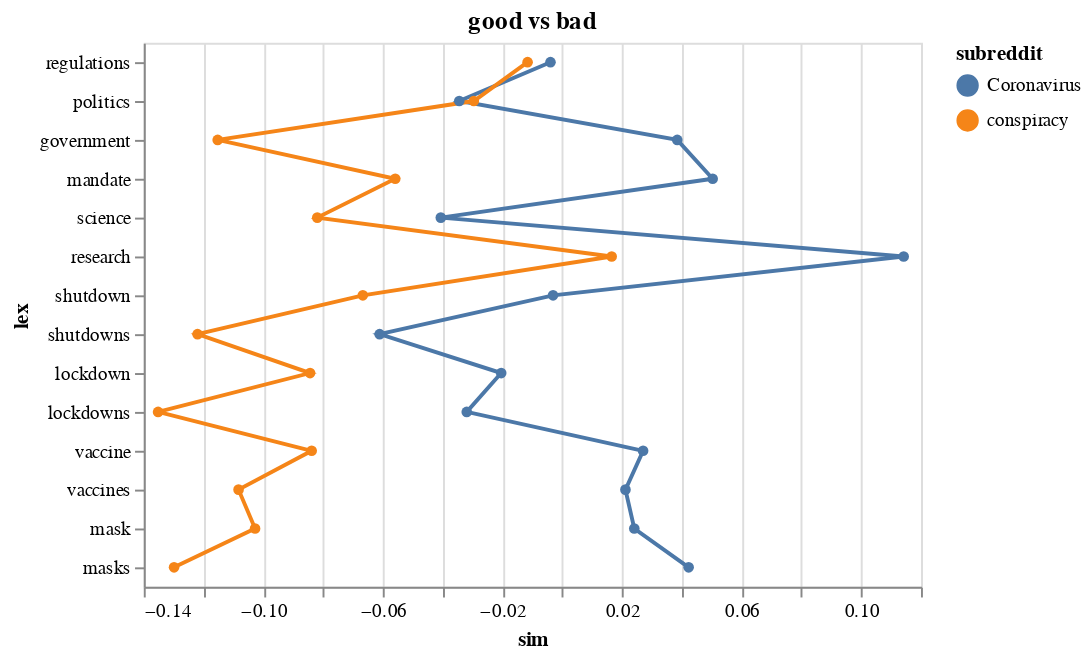

Notebook cell for this chart:
### Code cell
proj_sims_pos_chart = alt.Chart(proj_sims_pos).mark_line(point=True).encode(
	x='sim',
	y=alt.Y('lex', sort=None),
	color='subreddit'
).properties(title=f'{pole_words_pos[0]} vs {pole_words_pos[1]}')

proj_sims_pos_chart

### Figure 1 — Vega-Lite specification as saved in the notebook (floating-point values rounded to 4 significant figures)
{"config": {"view": {"continuousWidth": 400, "continuousHeight": 300}}, "data": {"name": "data-1a78cc22062c17f38e269d5b12ea1a56"}, "mark": {"type": "line", "point": true}, "encoding": {"color": {"field": "subreddit", "type": "nominal"}, "x": {"field": "sim", "type": "quantitative"}, "y": {"field": "lex", "sort": null, "type": "nominal"}}, "title": "good vs bad", "$schema": "https://vega.github.io/schema/vega-lite/v4.17.0.json", "datasets": {"data-1a78cc22062c17f38e269d5b12ea1a56": [{"subreddit": "Coronavirus", "lex": "regulations", "sim": -0.003948}, {"subreddit": "conspiracy", "lex": "regulations", "sim": -0.0116}, {"subreddit": "Coronavirus", "lex": "politics", "sim": -0.03446}, {"subreddit": "conspiracy", "lex": "politics", "sim": -0.02959}, {"subreddit": "Coronavirus", "lex": "government", "sim": 0.03846}, {"subreddit": "conspiracy", "lex": "government", "sim": -0.1153}, {"subreddit": "Coronavirus", "lex": "mandate", "sim": 0.05031}, {"subreddit": "conspiracy", "lex": "mandate", "sim": -0.05588}, {"subreddit": "Coronavirus", "lex": "science", "sim": -0.04063}, {"subreddit": "conspiracy", "lex": "science", "sim": -0.08195}, {"subreddit": "Coronavirus", "lex": "research", "sim": 0.1142}, {"subreddit": "conspiracy", "lex": "research", "sim": 0.01653}, {"subreddit": "Coronavirus", "lex": "shutdown", "sim": -0.003081}, {"subreddit": "conspiracy", "lex": "shutdown", "sim": -0.06672}, {"subreddit": "Coronavirus", "lex": "shutdowns", "sim": -0.0611}, {"subreddit": "conspiracy", "lex": "shutdowns", "sim": -0.122}, {"subreddit": "Coronavirus", "lex": "lockdown", "sim": -0.02043}, {"subreddit": "conspiracy", "lex": "lockdown", "sim": -0.08437}, {"subreddit": "Coronavirus", "lex": "lockdowns", "sim": -0.03196}, {"subreddit": "conspiracy", "lex": "lockdowns", "sim": -0.1352}, {"subreddit": "Coronavirus", "lex": "vaccine", "sim": 0.02704}, {"subreddit": "conspiracy", "lex": "vaccine", "sim": -0.08384}, {"subreddit": "Coronavirus", "lex": "vaccines", "sim": 0.02113}, {"subreddit": "conspiracy", "lex": "vaccines", "sim": -0.1083}, {"subreddit": "Coronavirus", "lex": "mask", "sim": 0.02409}, {"subreddit": "conspiracy", "lex": "mask", "sim": -0.1028}, {"subreddit": "Coronavirus", "lex": "masks", "sim": 0.04227}, {"subreddit": "conspiracy", "lex": "masks", "sim": -0.1299}]}}
